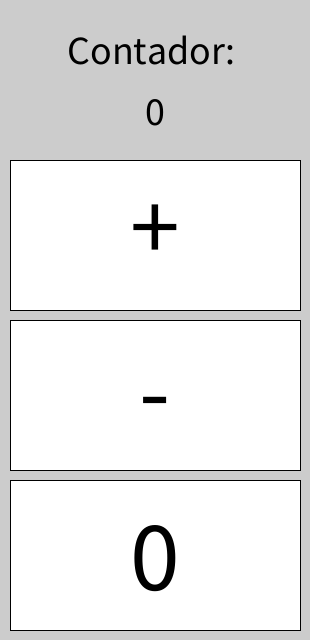
Frame 1 (no input)
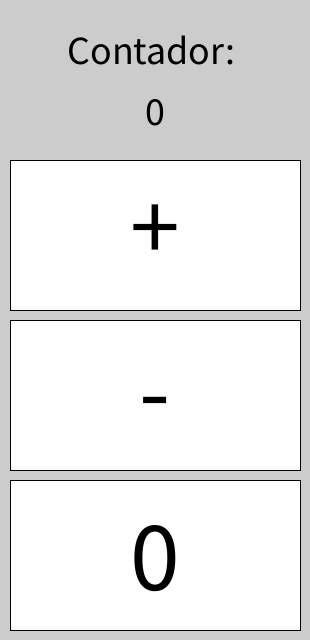
Frame 60 (the mouse pressed at the canvas centre just before this capture)
Frame 120 (the mouse held since frame 60 and released just before this capture): identical to frame 60, image omitted

The Processing sketch that drew these frames (run headless with seeded random() and noise(); from frame 60 on, the mouse is pressed at the canvas centre):

// Processing sketch: Cap8_4_2_Contador
// ── Cap8_4_2_Contador.pde
/*
 * Livro: O Código Transcendente
 * por Mateus Paresqui Berruezo.
 * Capítulo 8 - Seção 8.4
 * 
 * Parte do repositório encontrado em:
 * https://github.com/codigotranscendente/livro
 *
 * MIT License. Pode ser consultada em:
 * https://opensource.org/licenses/MIT
 */

int contador = 0;

void setup() {
  size(310,640);
  textAlign(CENTER);
}

void draw() {
  background(204);
  
  // Desenha os botões de interface:
  fill(255);
  rect(10,160,290,150);
  rect(10,320,290,150);
  rect(10,480,290,150);
  
  // Escreve os textos do aplicativo:
  fill(0);
  textSize(40);
  text("Contador: ", 155, 64);
  text(contador, 155, 125);
  textSize(100);
  text("+",155,260);
  text("-",155,425);
  text("0",155,590);
}

// Trata os cliques sobre os botões (eixo x desconsiderado):
void mousePressed() {
  if(mouseY > 160 && mouseY < 310) {
    contador++;
  }
  else {
    if(mouseY > 320 && mouseY < 470) {
      contador--;
    }
    else {
      if(mouseY > 480 && mouseY < 630) {
        contador = 0;
      }
    }
  }
}
